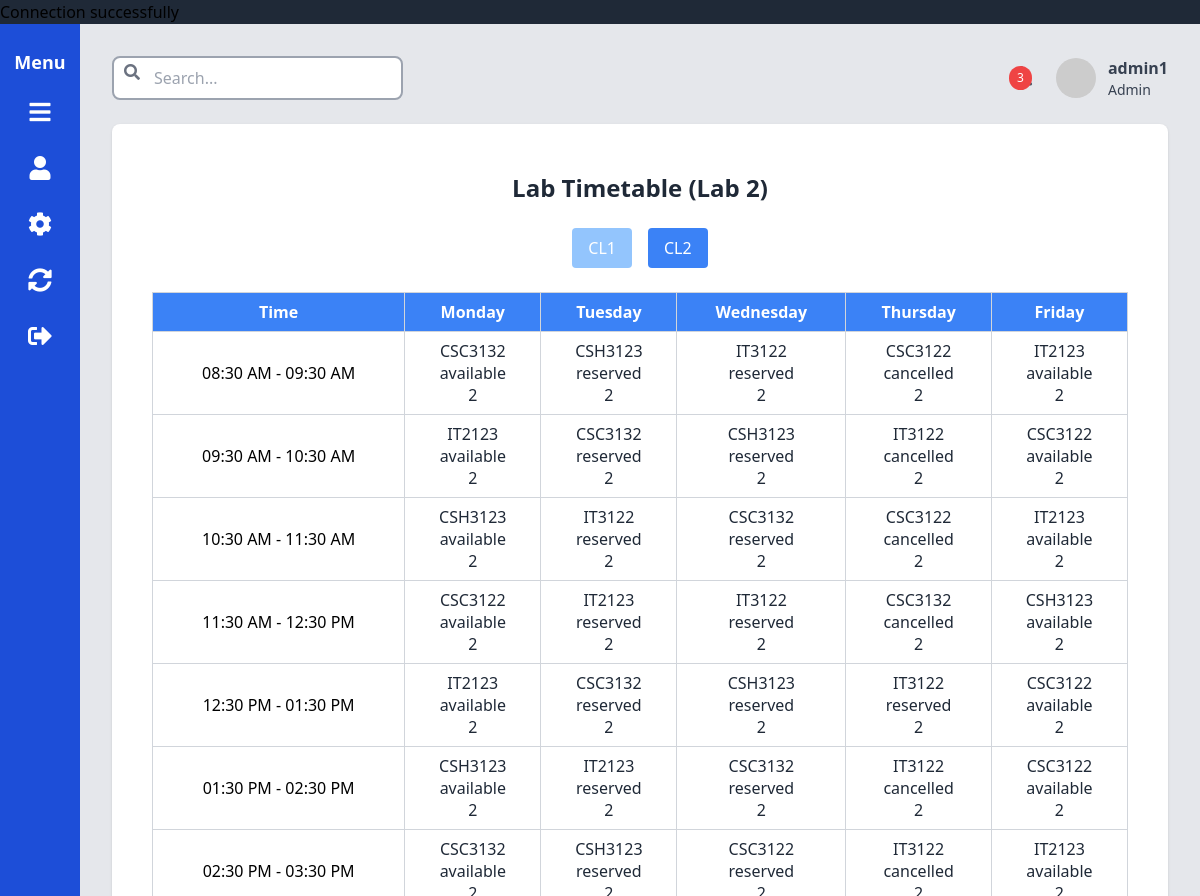
The page /public/dashboard/dashboard.php?content=../../public/timetable/view_table.php&lab_id=2 (signed in) on the database its author committed.
### tables this page shows
CREATE TABLE `timetable_slots` (
  `id` int(11) NOT NULL,
  `day_of_week` enum('Monday','Tuesday','Wednesday','Thursday','Friday') NOT NULL,
  `start_time` time DEFAULT NULL,
  `end_time` time DEFAULT NULL,
  `lab_id` int(11) NOT NULL,
  `subject_code` varchar(8) DEFAULT NULL,
  `status` enum('available','reserved','cancelled') DEFAULT 'available'
);

### public/timetable/view_table.php (the view, shortened to what this page needs)
<?php
function initializeTimetable($days, $hours) {
    $timetable = [];
    foreach ($days as $day) {
        $timetable[$day] = [];
        foreach ($hours as $hour) {
            $start = sprintf('%02d:30:00', $hour);
            $end = sprintf('%02d:30:00', $hour + 1);
            $timetable[$day][] = [
                'start_time' => $start,
                'end_time' => $end,
                'status' => 'available',
                'subject_code' => null,
                'id' => null,
                'day_of_week' => $day
            ];
        }
    }
    return $timetable;
}
function fetchTimetableData($conn, $lab_id) {
    $stmt = $conn->prepare(<<<SQL
        SELECT day_of_week, start_time, end_time, status, subject_code, id,lab_id
        FROM timetable_slots
        WHERE lab_id = ?
        ORDER BY FIELD(day_of_week, 'Monday', 'Tuesday', 'Wednesday', 'Thursday', 'Friday'), start_time
    SQL);
    $stmt->bind_param("i", $lab_id);
    $stmt->execute();
    return $stmt->get_result();
}
function renderTimetable($days, $timetable, $hours) {
    echo "<table class='table-auto w-full border-collapse border border-gray-300'>";
    echo "<thead><tr class='bg-blue-500 text-white'>";
    echo "<th class='border border-gray-300 px-4 py-2'>Time</th>";
    foreach ($days as $day) {
        echo "<th class='border border-gray-300 px-4 py-2'>{$day}</th>";
    }
    echo "</tr></thead><tbody>";
    foreach ($hours as $hour) {
        $start_time = sprintf('%02d:30:00', $hour);
        $end_time = sprintf('%02d:30:00', $hour + 1);
        echo "<tr>";
        echo "<td class='border border-gray-300 px-4 py-2 text-center'>" . date('h:i A', strtotime($start_time)) . " - " . date('h:i A', strtotime($end_time)) . "</td>";
        foreach ($days as $day) {
            $slot = array_filter($timetable[$day], fn($s) => $s['start_time'] === $start_time);
            $slot = current($slot) ?: ['status' => 'available', 'subject_code' => null, 'id' => null, 'start_time' => $start_time, 'day_of_week' => $day];
            $display_status = $slot['status'];
            $display_subject = $slot['subject_code'] ?? '';
            $display_id = $slot['id'] ?? '';
            $display_labid = $slot['lab_id'] ?? '';
            $display_stime = $slot['start_time'] ?? '';
            $display_etime = $slot['end_time'] ?? '';
            $display_day = $slot['day_of_week'] ?? '';
            echo "<td class='hover:bg-gray-100 border border-gray-300 px-4 py-2 text-center'
                    onclick=\"showPopup('{$display_subject}', '{$display_status}', '{$display_stime}'
                                        , '{$display_etime}', '{$display_id}', '{$display_labid}', '{$display_day}')\">";
            echo "<div class='font-medium text-gray-800'>{$display_subject}</div>";
            echo "<div class='font-medium text-gray-800'>{$display_status}</div>";
            echo "<div class='font-medium text-gray-800'>{$display_labid}</div>";
            echo "</td>";
        }
        echo "</tr>";
    }
    echo "</tbody></table>";
}
$lab_id = isset($_GET['lab_id']) ? intval($_GET['lab_id']) : 1;
$days = ['Monday', 'Tuesday', 'Wednesday', 'Thursday', 'Friday'];
$hours = range(8, 15);
$timetable = initializeTimetable($days, $hours);
$result = fetchTimetableData($conn, $lab_id);
updateTimetable($timetable, $result);
?>
<!DOCTYPE html>
<html lang="en">
<head>
    <script src="https://cdn.tailwindcss.com"></script>
</head>
<body class="bg-gray-100 font-sans">
<div class="container mx-auto px-4 py-6">
    <h1 class="text-2xl font-bold text-center text-gray-800 mb-6">Lab Timetable (Lab <?php echo $lab_id; ?>)</h1>
    <div class="flex justify-center space-x-4 mb-6">
        <a href="../dashboard/dashboard.php?content=../../public/timetable/view_table.php&lab_id=1" class="bg-blue-<?php echo ($lab_id == 1) ? '500' : '300'; ?> text-white px-4 py-2 rounded hover:bg-blue-600">CL1</a>
        <a href="../dashboard/dashboard.php?content=../../public/timetable/view_table.php&lab_id=2" class="bg-blue-<?php echo ($lab_id == 2) ? '500' : '300'; ?> text-white px-4 py-2 rounded hover:bg-blue-600">CL2</a>
    </div>
    <?php renderTimetable($days, $timetable, $hours); ?>
</div>
</body>
</html>

### rows shown on the page
timetable_slots: subject_code "CSC3132", status "available", lab "2"
timetable_slots: subject_code "CSH3123", status "reserved", lab "2"
timetable_slots: subject_code "IT3122", status "reserved", lab "2"
timetable_slots: subject_code "CSC3122", status "cancelled", lab "2"
timetable_slots: subject_code "IT2123", status "available", lab "2"
timetable_slots: subject_code "IT2123", status "available", lab "2"
timetable_slots: subject_code "CSC3132", status "reserved", lab "2"
timetable_slots: subject_code "CSH3123", status "reserved", lab "2"
timetable_slots: subject_code "IT3122", status "cancelled", lab "2"
timetable_slots: subject_code "CSC3122", status "available", lab "2"
timetable_slots: subject_code "CSH3123", status "available", lab "2"
timetable_slots: subject_code "IT3122", status "reserved", lab "2"
timetable_slots: subject_code "CSC3132", status "reserved", lab "2"
timetable_slots: subject_code "CSC3122", status "cancelled", lab "2"
timetable_slots: subject_code "IT2123", status "available", lab "2"
timetable_slots: subject_code "CSC3122", status "available", lab "2"
timetable_slots: subject_code "IT2123", status "reserved", lab "2"
timetable_slots: subject_code "IT3122", status "reserved", lab "2"
timetable_slots: subject_code "CSC3132", status "cancelled", lab "2"
timetable_slots: subject_code "CSH3123", status "available", lab "2"
timetable_slots: subject_code "IT2123", status "available", lab "2"
timetable_slots: subject_code "CSC3132", status "reserved", lab "2"
timetable_slots: subject_code "CSH3123", status "reserved", lab "2"
timetable_slots: subject_code "IT3122", status "reserved", lab "2"
timetable_slots: subject_code "CSC3122", status "available", lab "2"
timetable_slots: subject_code "CSH3123", status "available", lab "2"
timetable_slots: subject_code "IT2123", status "reserved", lab "2"
timetable_slots: subject_code "CSC3132", status "reserved", lab "2"
timetable_slots: subject_code "IT3122", status "cancelled", lab "2"
timetable_slots: subject_code "CSC3122", status "available", lab "2"
timetable_slots: subject_code "CSC3132", status "available"
timetable_slots: subject_code "CSH3123", status "reserved"
timetable_slots: subject_code "CSC3122", status "reserved"
timetable_slots: subject_code "IT3122", status "cancelled"
timetable_slots: subject_code "IT2123", status "available"

### other values the page prints
$_SESSION['user'] "admin1"
$lab_id "2"
$day "Monday"
$day "Tuesday"
$day "Wednesday"
$day "Thursday"
$day "Friday"
date('h:i A', strtotime($start_time)) "08:30 AM"
date('h:i A', strtotime($end_time)) "09:30 AM"
date('h:i A', strtotime($start_time)) "09:30 AM"
date('h:i A', strtotime($end_time)) "10:30 AM"
date('h:i A', strtotime($start_time)) "10:30 AM"
date('h:i A', strtotime($end_time)) "11:30 AM"
date('h:i A', strtotime($start_time)) "11:30 AM"
date('h:i A', strtotime($end_time)) "12:30 PM"
